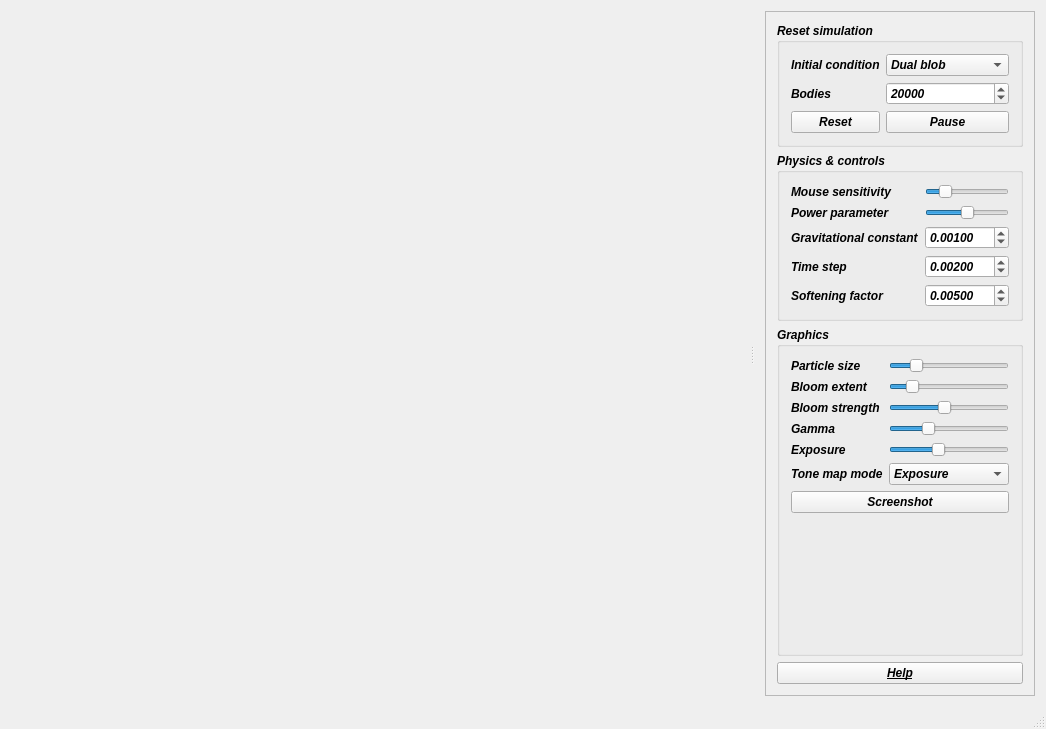
<?xml version="1.0" encoding="UTF-8"?>
<ui version="4.0">
 <class>MainWindow</class>
 <widget class="QMainWindow" name="MainWindow">
  <property name="geometry">
   <rect>
    <x>0</x>
    <y>0</y>
    <width>1046</width>
    <height>729</height>
   </rect>
  </property>
  <property name="windowTitle">
   <string>MainWindow</string>
  </property>
  <property name="animated">
   <bool>false</bool>
  </property>
  <widget class="QWidget" name="centralWidget">
   <layout class="QVBoxLayout" name="verticalLayout_5">
    <property name="spacing">
     <number>3</number>
    </property>
    <property name="leftMargin">
     <number>0</number>
    </property>
    <property name="topMargin">
     <number>0</number>
    </property>
    <property name="rightMargin">
     <number>0</number>
    </property>
    <property name="bottomMargin">
     <number>0</number>
    </property>
    <item>
     <widget class="QSplitter" name="splitter">
      <property name="orientation">
       <enum>Qt::Horizontal</enum>
      </property>
      <property name="opaqueResize">
       <bool>false</bool>
      </property>
      <widget class="QWidget" name="widget" native="true">
       <property name="sizePolicy">
        <sizepolicy hsizetype="Expanding" vsizetype="Expanding">
         <horstretch>1</horstretch>
         <verstretch>1</verstretch>
        </sizepolicy>
       </property>
       <property name="minimumSize">
        <size>
         <width>32</width>
         <height>32</height>
        </size>
       </property>
       <property name="focusPolicy">
        <enum>Qt::ClickFocus</enum>
       </property>
       <layout class="QVBoxLayout" name="verticalLayout_4">
        <property name="spacing">
         <number>0</number>
        </property>
        <property name="leftMargin">
         <number>0</number>
        </property>
        <property name="topMargin">
         <number>0</number>
        </property>
        <property name="rightMargin">
         <number>0</number>
        </property>
        <property name="bottomMargin">
         <number>0</number>
        </property>
        <item>
         <layout class="QVBoxLayout" name="widgetLayout">
          <property name="spacing">
           <number>0</number>
          </property>
         </layout>
        </item>
       </layout>
      </widget>
      <widget class="QWidget" name="layoutWidget">
       <layout class="QVBoxLayout" name="verticalLayout_2">
        <item>
         <widget class="QScrollArea" name="scrollArea">
          <property name="focusPolicy">
           <enum>Qt::NoFocus</enum>
          </property>
          <property name="widgetResizable">
           <bool>true</bool>
          </property>
          <widget class="QWidget" name="scrollAreaWidgetContents">
           <property name="geometry">
            <rect>
             <x>0</x>
             <y>0</y>
             <width>258</width>
             <height>705</height>
            </rect>
           </property>
           <layout class="QVBoxLayout" name="verticalLayout_7">
            <item>
             <widget class="QGroupBox" name="groupBoxLaunchNew">
              <property name="font">
               <font>
                <weight>75</weight>
                <italic>true</italic>
                <bold>true</bold>
               </font>
              </property>
              <property name="title">
               <string>Reset simulation</string>
              </property>
              <layout class="QVBoxLayout" name="verticalLayout_3">
               <item>
                <layout class="QGridLayout" name="gridLayout_2">
                 <item row="0" column="0">
                  <widget class="QLabel" name="label_6">
                   <property name="text">
                    <string>Initial condition</string>
                   </property>
                  </widget>
                 </item>
                 <item row="0" column="1" colspan="2">
                  <widget class="QComboBox" name="comboBoxInitialCondition">
                   <property name="currentIndex">
                    <number>0</number>
                   </property>
                   <item>
                    <property name="text">
                     <string>Dual blob</string>
                    </property>
                   </item>
                   <item>
                    <property name="text">
                     <string>Dual galaxy</string>
                    </property>
                   </item>
                   <item>
                    <property name="text">
                     <string>Single galaxy</string>
                    </property>
                   </item>
                   <item>
                    <property name="text">
                     <string>Grid</string>
                    </property>
                   </item>
                   <item>
                    <property name="text">
                     <string>Moving grid</string>
                    </property>
                   </item>
                   <item>
                    <property name="text">
                     <string>Blobs</string>
                    </property>
                   </item>
                  </widget>
                 </item>
                 <item row="1" column="0">
                  <widget class="QLabel" name="label_8">
                   <property name="text">
                    <string>Bodies</string>
                   </property>
                  </widget>
                 </item>
                 <item row="1" column="1" colspan="2">
                  <widget class="QSpinBox" name="spinBoxParticleCount">
                   <property name="accelerated">
                    <bool>true</bool>
                   </property>
                   <property name="minimum">
                    <number>2</number>
                   </property>
                   <property name="maximum">
                    <number>100000</number>
                   </property>
                   <property name="value">
                    <number>20000</number>
                   </property>
                  </widget>
                 </item>
                 <item row="2" column="0">
                  <widget class="QPushButton" name="pushButtonLaunch">
                   <property name="text">
                    <string>Reset</string>
                   </property>
                  </widget>
                 </item>
                 <item row="2" column="1" colspan="2">
                  <widget class="QPushButton" name="pushButtonPause">
                   <property name="text">
                    <string>Pause</string>
                   </property>
                   <property name="checkable">
                    <bool>true</bool>
                   </property>
                  </widget>
                 </item>
                </layout>
               </item>
              </layout>
             </widget>
            </item>
            <item>
             <widget class="QGroupBox" name="groupBox">
              <property name="font">
               <font>
                <weight>75</weight>
                <italic>true</italic>
                <bold>true</bold>
               </font>
              </property>
              <property name="title">
               <string>Physics &amp;&amp; controls</string>
              </property>
              <layout class="QVBoxLayout" name="verticalLayout">
               <item>
                <layout class="QGridLayout" name="gridLayout">
                 <item row="4" column="0" colspan="2">
                  <widget class="QLabel" name="label_7">
                   <property name="text">
                    <string>Softening factor</string>
                   </property>
                  </widget>
                 </item>
                 <item row="0" column="2">
                  <widget class="QSlider" name="horizontalSliderMouseSensitivity">
                   <property name="minimum">
                    <number>1</number>
                   </property>
                   <property name="maximum">
                    <number>99</number>
                   </property>
                   <property name="value">
                    <number>20</number>
                   </property>
                   <property name="orientation">
                    <enum>Qt::Horizontal</enum>
                   </property>
                  </widget>
                 </item>
                 <item row="0" column="0" colspan="2">
                  <widget class="QLabel" name="label_10">
                   <property name="text">
                    <string>Mouse sensitivity</string>
                   </property>
                  </widget>
                 </item>
                 <item row="1" column="0" colspan="2">
                  <widget class="QLabel" name="label_9">
                   <property name="text">
                    <string>Power parameter</string>
                   </property>
                  </widget>
                 </item>
                 <item row="4" column="2">
                  <widget class="QDoubleSpinBox" name="doubleSpinBoxSoftening">
                   <property name="accelerated">
                    <bool>true</bool>
                   </property>
                   <property name="decimals">
                    <number>5</number>
                   </property>
                   <property name="minimum">
                    <double>0.000100000000000</double>
                   </property>
                   <property name="singleStep">
                    <double>0.001000000000000</double>
                   </property>
                   <property name="value">
                    <double>0.005000000000000</double>
                   </property>
                  </widget>
                 </item>
                 <item row="3" column="0" colspan="2">
                  <widget class="QLabel" name="label_2">
                   <property name="text">
                    <string>Time step</string>
                   </property>
                  </widget>
                 </item>
                 <item row="3" column="2">
                  <widget class="QDoubleSpinBox" name="doubleSpinBoxTimeStep">
                   <property name="accelerated">
                    <bool>true</bool>
                   </property>
                   <property name="decimals">
                    <number>5</number>
                   </property>
                   <property name="minimum">
                    <double>0.000100000000000</double>
                   </property>
                   <property name="singleStep">
                    <double>0.001000000000000</double>
                   </property>
                   <property name="value">
                    <double>0.002000000000000</double>
                   </property>
                  </widget>
                 </item>
                 <item row="2" column="0" colspan="2">
                  <widget class="QLabel" name="label">
                   <property name="text">
                    <string>Gravitational constant</string>
                   </property>
                  </widget>
                 </item>
                 <item row="2" column="2">
                  <widget class="QDoubleSpinBox" name="doubleSpinBoxGravityConst">
                   <property name="accelerated">
                    <bool>true</bool>
                   </property>
                   <property name="decimals">
                    <number>5</number>
                   </property>
                   <property name="minimum">
                    <double>0.000100000000000</double>
                   </property>
                   <property name="singleStep">
                    <double>0.001000000000000</double>
                   </property>
                   <property name="value">
                    <double>0.001000000000000</double>
                   </property>
                  </widget>
                 </item>
                 <item row="1" column="2">
                  <widget class="QSlider" name="horizontalSliderPower">
                   <property name="maximum">
                    <number>30</number>
                   </property>
                   <property name="value">
                    <number>15</number>
                   </property>
                   <property name="tracking">
                    <bool>true</bool>
                   </property>
                   <property name="orientation">
                    <enum>Qt::Horizontal</enum>
                   </property>
                   <property name="tickPosition">
                    <enum>QSlider::NoTicks</enum>
                   </property>
                   <property name="tickInterval">
                    <number>10</number>
                   </property>
                  </widget>
                 </item>
                </layout>
               </item>
              </layout>
             </widget>
            </item>
            <item>
             <widget class="QGroupBox" name="groupBox_2">
              <property name="font">
               <font>
                <weight>75</weight>
                <italic>true</italic>
                <bold>true</bold>
               </font>
              </property>
              <property name="title">
               <string>Graphics</string>
              </property>
              <layout class="QVBoxLayout" name="verticalLayout_6">
               <item>
                <layout class="QGridLayout" name="gridLayout_3">
                 <item row="2" column="1">
                  <widget class="QSlider" name="horizontalSliderBloomStrength">
                   <property name="value">
                    <number>45</number>
                   </property>
                   <property name="orientation">
                    <enum>Qt::Horizontal</enum>
                   </property>
                  </widget>
                 </item>
                 <item row="0" column="0">
                  <widget class="QLabel" name="label_5">
                   <property name="text">
                    <string>Particle size</string>
                   </property>
                  </widget>
                 </item>
                 <item row="3" column="1">
                  <widget class="QSlider" name="horizontalSliderGamma">
                   <property name="value">
                    <number>30</number>
                   </property>
                   <property name="orientation">
                    <enum>Qt::Horizontal</enum>
                   </property>
                  </widget>
                 </item>
                 <item row="0" column="1">
                  <widget class="QSlider" name="horizontalSliderParticleSize">
                   <property name="focusPolicy">
                    <enum>Qt::NoFocus</enum>
                   </property>
                   <property name="minimum">
                    <number>1</number>
                   </property>
                   <property name="sliderPosition">
                    <number>20</number>
                   </property>
                   <property name="orientation">
                    <enum>Qt::Horizontal</enum>
                   </property>
                  </widget>
                 </item>
                 <item row="4" column="1">
                  <widget class="QSlider" name="horizontalSliderExposure">
                   <property name="value">
                    <number>40</number>
                   </property>
                   <property name="orientation">
                    <enum>Qt::Horizontal</enum>
                   </property>
                  </widget>
                 </item>
                 <item row="1" column="1">
                  <widget class="QSlider" name="horizontalSliderBloomExtent">
                   <property name="value">
                    <number>15</number>
                   </property>
                   <property name="orientation">
                    <enum>Qt::Horizontal</enum>
                   </property>
                  </widget>
                 </item>
                 <item row="2" column="0">
                  <widget class="QLabel" name="label_4">
                   <property name="text">
                    <string>Bloom strength</string>
                   </property>
                  </widget>
                 </item>
                 <item row="5" column="0">
                  <widget class="QLabel" name="label_13">
                   <property name="text">
                    <string>Tone map mode</string>
                   </property>
                  </widget>
                 </item>
                 <item row="5" column="1">
                  <widget class="QComboBox" name="comboBoxToneMappingMode">
                   <property name="currentIndex">
                    <number>1</number>
                   </property>
                   <item>
                    <property name="text">
                     <string>Reinhard</string>
                    </property>
                   </item>
                   <item>
                    <property name="text">
                     <string>Exposure</string>
                    </property>
                   </item>
                   <item>
                    <property name="text">
                     <string>Off</string>
                    </property>
                   </item>
                  </widget>
                 </item>
                 <item row="1" column="0">
                  <widget class="QLabel" name="label_3">
                   <property name="text">
                    <string>Bloom extent</string>
                   </property>
                  </widget>
                 </item>
                 <item row="4" column="0">
                  <widget class="QLabel" name="label_12">
                   <property name="text">
                    <string>Exposure</string>
                   </property>
                  </widget>
                 </item>
                 <item row="3" column="0">
                  <widget class="QLabel" name="label_11">
                   <property name="text">
                    <string>Gamma</string>
                   </property>
                  </widget>
                 </item>
                 <item row="6" column="0" colspan="2">
                  <widget class="QPushButton" name="pushButtonScreenshot">
                   <property name="text">
                    <string>Screenshot</string>
                   </property>
                  </widget>
                 </item>
                </layout>
               </item>
               <item>
                <spacer name="verticalSpacer">
                 <property name="orientation">
                  <enum>Qt::Vertical</enum>
                 </property>
                 <property name="sizeHint" stdset="0">
                  <size>
                   <width>20</width>
                   <height>40</height>
                  </size>
                 </property>
                </spacer>
               </item>
              </layout>
             </widget>
            </item>
            <item>
             <widget class="QPushButton" name="pushButtonHelp">
              <property name="font">
               <font>
                <weight>75</weight>
                <italic>true</italic>
                <bold>true</bold>
                <underline>true</underline>
               </font>
              </property>
              <property name="text">
               <string>Help</string>
              </property>
             </widget>
            </item>
           </layout>
          </widget>
         </widget>
        </item>
       </layout>
      </widget>
     </widget>
    </item>
   </layout>
  </widget>
  <widget class="QStatusBar" name="statusBar"/>
 </widget>
 <layoutdefault spacing="6" margin="11"/>
 <resources/>
 <connections/>
</ui>
